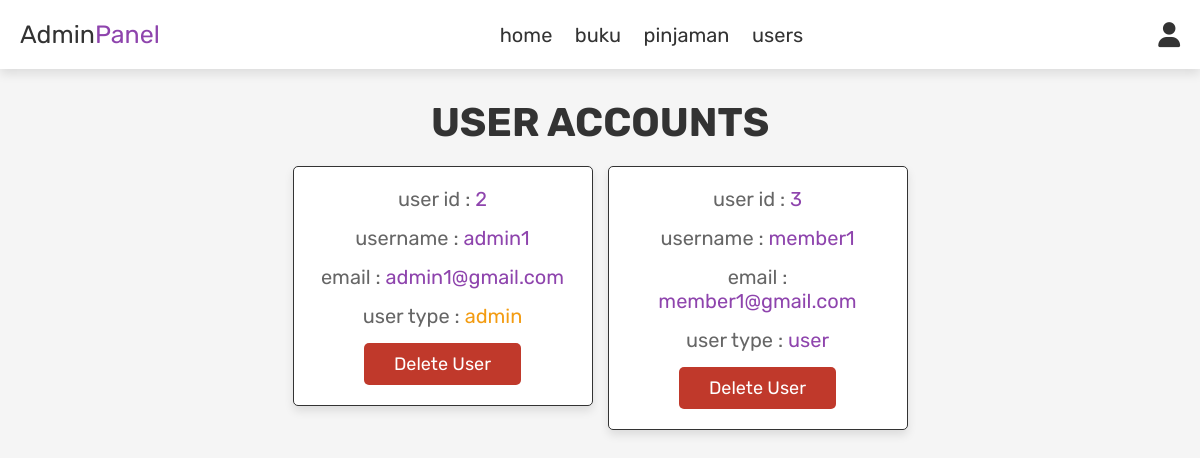
Screenshot of /admin_users.php (signed in) with the database file from the repository.
### tables this page shows
CREATE TABLE `users` (
  `id` int(100) NOT NULL,
  `name` varchar(100) NOT NULL,
  `email` varchar(100) NOT NULL,
  `password` varchar(100) NOT NULL,
  `user_type` varchar(20) NOT NULL DEFAULT 'user'
);

### admin_users.php (the view, shortened to what this page needs)
<?php
include 'config.php';
?>
<!DOCTYPE html>
<html lang="en">
<head>
   <link rel="stylesheet" href="https://cdnjs.cloudflare.com/ajax/libs/font-awesome/6.0.0/css/all.min.css">
   <link rel="stylesheet" href="css/admin_style.css">
</head>
<body>
<?php include 'admin_header.php'; ?>
<section class="users">
   <h1 class="title"> user accounts </h1>
   <div class="box-container">
      <?php
         $select_users = mysqli_query($conn, "SELECT * FROM `users`") or die('query failed');
         while($fetch_users = mysqli_fetch_assoc($select_users)){
      ?>
      <div class="box">
         <p> user id : <span><?php echo $fetch_users['id']; ?></span> </p>
         <p> username : <span><?php echo $fetch_users['name']; ?></span> </p>
         <p> email : <span><?php echo $fetch_users['email']; ?></span> </p>
         <p> user type : <span style="color:<?php if($fetch_users['user_type'] == 'admin'){ echo 'var(--orange)'; } ?>"><?php echo $fetch_users['user_type']; ?></span> </p>
         <a href="admin_users.php?delete=<?php echo $fetch_users['id']; ?>" onclick="return confirm('delete this user?');" class="delete-btn">delete user</a>
      </div>
      <?php
         };
      ?>
   </div>
</section>
</body>
</html>

### css/admin_style.css (style rules this page uses)
:root { --purple:#8e44ad; --red:#c0392b; --orange:#f39c12; --black:#333; --white:#fff; --light-green:#a2d7e1; --light-color:#666; --light-white:#ccc; --light-bg:#f5f5f5; --border:.1rem solid var(--black); --box-shadow:0 .5rem 1rem rgba(0,0,0,.1); }
* { font-family: 'Rubik', sans-serif; margin:0; padding:0; box-sizing: border-box; outline: none; border:none; text-decoration: none; transition:all .2s linear; }
html { font-size: 62.5%; overflow-x: hidden; }
body { background-color: var(--light-bg); }
section { padding:3rem 2rem; }
.title { text-align: center; margin-bottom: 2rem; text-transform: uppercase; color:var(--black); font-size: 4rem; }
.btn, .option-btn, .delete-btn, .white-btn { display: inline-block; margin-top: 1rem; padding:1rem 3rem; cursor: pointer; color:var(--white); font-size: 1.8rem; border-radius: .5rem; text-transform: capitalize; }
.delete-btn { background-color: var(--red); }
.users .box-container { display: grid; grid-template-columns: repeat(auto-fit, 30rem); justify-content: center; gap:1.5rem; max-width: 1200px; margin:0 auto; align-items: flex-start; }
.users .box-container .box { background-color: var(--white); padding:2rem; border:var(--border); box-shadow: var(--box-shadow); border-radius: .5rem; text-align: center; }
.users .box-container .box p { padding-bottom: 1.5rem; font-size: 2rem; color:var(--light-color); }
.users .box-container .box p span { color:var(--purple); }
.users .box-container .box .delete-btn { margin-top: 0; }

### rows the page displays
users: id "2", name "admin1", email "admin1@gmail.com", user_type "admin"
users: id "3", name "member1", email "member1@gmail.com", user_type "user"
